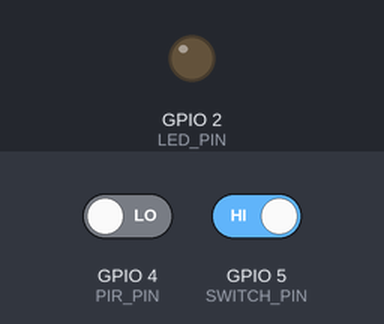
A sketch run on a simulated ESP32. Parts: output pins drawn as LEDs (lit = HIGH). The inputs (shaded band) are chosen by the test bench; at power-on: GPIO 4 (PIR_PIN) LOW, GPIO 5 (SWITCH_PIN) HIGH. WiFi joins after 1.5 s; servers stay silent unless stated; random numbers use the default seed unless the sketch sets one; what the sketch prints to the serial monitor is not drawn.

Above: at 2.7 s.
2.8 s: GPIO 4 (PIR_PIN) driven HIGH and GPIO 5 (SWITCH_PIN) driven LOW
16.8 s: GPIO 5 (SWITCH_PIN) driven HIGH
28.2 s: GPIO 5 (SWITCH_PIN) driven LOW
At 33.1 s:
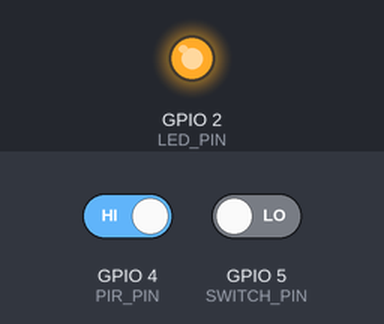
Timing chart, 0 to 34.6 s (numbered marks = the images above; inputs shaded):
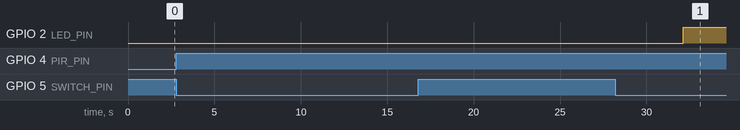

Measured:
- after the input at 2.8 s, every drawn part: stays the same
- after the input at 16.8 s, every drawn part: stays the same
- after the input at 28.2 s, GPIO 2 (LED_PIN): LOW → HIGH after 3.9 s

The sketch:

sketch.ino
```cpp
#include <WiFi.h>
#include <ThingSpeak.h>

// ===== WiFi & ThingSpeak =====
WiFiClient client;
const unsigned long CHANNEL_NUMBER = 3152988;      // Channel phòng khách
const char*        WRITE_API_KEY   = "W0CSOTQCFZYNN83D";
const char*        SSID            = "Wokwi-GUEST";
const char*        PASSWORD        = "";

// ===== Pin mapping =====
#define PIR_PIN     4     // Presence chỉ để phân tích (không điều khiển đèn)
#define SWITCH_PIN  5     // Công tắc kéo GND -> nhấn/gạt = LOW
#define LED_PIN     2     // LED hiển thị trạng thái đèn

// ===== Tham số mô phỏng =====
float power_on_w  = 100.0f;  // công suất khi bật
float power_off_w = 0.0f;    // công suất khi tắt (0 tuyệt đối)
float power_mean  = 1.0f;    // nhiễu (chỉ áp dụng khi bật)
float power_std   = 3.0f;    // nhiễu (chỉ áp dụng khi bật)

// ===== Cảnh báo =====
const float    POWER_LOW_W     = 5.0f;      // A2: state=1 nhưng power < 5W
const uint32_t CORE_THRESH_S   = 1800;      // A1: bật > 30 phút khi không có người
const uint32_t DAY_MS          = 24UL*60UL*60UL*1000UL;
const uint16_t REPEAT_THRESHOLD= 3;         // A3: số lần/ngày

// ===== Tiện ích =====
inline float clampf(float v, float lo, float hi){ return v < lo ? lo : (v > hi ? hi : v); }
float addNoise(float value, float mean, float stddev){
  float u = (float)random(-1000,1000) / 1000.0f;  // ~U(-1,1)
  return value + (u * stddev) + mean;
}

// ===== Trạng thái tích lũy =====
unsigned long lastMs = 0;
float energy_since_on_Wh = 0.0f;   // F2
float on_time_s          = 0.0f;   // F5
bool  prev_light_on      = false;

// ===== Thói quen lãng phí =====
bool  prev_waste_cond    = false;
uint16_t waste_count_day = 0;
unsigned long day_anchor_ms = 0;

void connectWiFi(){
  WiFi.mode(WIFI_STA);
  WiFi.begin(SSID, PASSWORD);
  Serial.print("Connecting to WiFi");
  uint32_t t0 = millis();
  while (WiFi.status() != WL_CONNECTED && (millis() - t0) < 15000){
    delay(500);
    Serial.print(".");
  }
  Serial.println(WiFi.status()==WL_CONNECTED ? "\nWiFi connected" : "\nWiFi connect timeout");
}

void setup(){
  Serial.begin(115200);
  pinMode(PIR_PIN, INPUT);
  pinMode(SWITCH_PIN, INPUT_PULLUP);   // quan trọng: PULLUP -> LOW khi đóng về GND
  pinMode(LED_PIN, OUTPUT);

  connectWiFi();
  ThingSpeak.begin(client);

  randomSeed(esp_random());
  lastMs = millis();
  day_anchor_ms = lastMs;

  Serial.println("Ready. GAT switch (Slide switch) D5 <-> GND de BAT/TAT den.");
}

void loop(){
  if (WiFi.status() != WL_CONNECTED) connectWiFi();

  // ---- Presence chỉ để phân tích ----
  int presence = (digitalRead(PIR_PIN) == HIGH) ? 1 : 0;   // F3

  // ---- STATE chỉ do công tắc ----
  int d5_raw     = digitalRead(SWITCH_PIN);
  bool switch_on = (d5_raw == LOW);        // gạt về phía GND => LOW => bật
  bool light_on  = switch_on;              // F4
  digitalWrite(LED_PIN, light_on ? HIGH : LOW);

  // Debug tức thời để kiểm tra wiring
  Serial.printf("D5=%d  switch_on=%d  light_on=%d  presence=%d\n",
                d5_raw, (int)switch_on, (int)light_on, presence);

  // ---- Power: đèn tắt = 0 tuyệt đối ----
  float base_power  = light_on ? power_on_w : 0.0f;
  float noisy_power = light_on
                      ? clampf(addNoise(base_power, power_mean, power_std), 0.0f, 1500.0f)
                      : 0.0f;  // tắt = 0W tuyệt đối (F1 sẽ = 0)

  // ---- Tính dt & tích lũy “phiên bật” ----
  unsigned long nowMs = millis();
  unsigned long dtMs  = nowMs - lastMs;
  lastMs = nowMs;

  // Reset khi 0 -> 1 (bắt đầu phiên)
  if (!prev_light_on && light_on){
    energy_since_on_Wh = 0.0f;
    on_time_s          = 0.0f;
  }

  // Cộng dồn khi đang bật (F2 sạch nhiễu)
  if (light_on){
    energy_since_on_Wh += (base_power * (dtMs / 1000.0f)) / 3600.0f; // Wh = W*s/3600
    if (energy_since_on_Wh < 0) energy_since_on_Wh = 0.0f;
    on_time_s += dtMs / 1000.0f; // giây
  }
  // Khi tắt: giữ nguyên F2 & F5 (đỉnh phiên)

  // ---- Đếm “thói quen lãng phí” (presence=0 & state=1) ----
  bool waste_cond = (presence == 0) && light_on;
  if (!prev_waste_cond && waste_cond) waste_count_day++;
  prev_waste_cond = waste_cond;

  if ((nowMs - day_anchor_ms) >= DAY_MS){
    day_anchor_ms = nowMs;
    waste_count_day = 0;
  }

  // ---- Cờ cảnh báo ----
  bool A1_core = (presence == 0) && light_on && (on_time_s >= CORE_THRESH_S);
  bool A2_lowP = light_on && (noisy_power < POWER_LOW_W);
  bool A3_habit= (waste_count_day >= REPEAT_THRESHOLD);

  // ---- Gửi ThingSpeak (F1..F5) ----
  ThingSpeak.setField(1, noisy_power);           // F1: Power (W)
  ThingSpeak.setField(2, energy_since_on_Wh);    // F2: Energy_since_on (Wh)
  ThingSpeak.setField(3, presence);              // F3: Presence (0/1)
  ThingSpeak.setField(4, light_on ? 1 : 0);      // F4: State (0/1)
  ThingSpeak.setField(5, on_time_s);             // F5: On_time_s (s)

  // Status: tổng hợp cờ
  char statusBuf[96];
  snprintf(statusBuf, sizeof(statusBuf), "A1=%d;A2=%d;A3=%d;count=%u",
           A1_core?1:0, A2_lowP?1:0, A3_habit?1:0, waste_count_day);
  ThingSpeak.setStatus(statusBuf);

  int response = ThingSpeak.writeFields(CHANNEL_NUMBER, WRITE_API_KEY);
  if (response == 200){
    Serial.printf("OK | state=%d pres=%d | P=%.1fW E_since_on=%.4fWh on_time=%.1fs | %s\n",
                  light_on, presence, noisy_power, energy_since_on_Wh, on_time_s, statusBuf);
  } else {
    Serial.printf("FAIL (%d)\n", response);
  }

  prev_light_on = light_on;
  delay(15000); // ≥15s cho free tier
}
```
